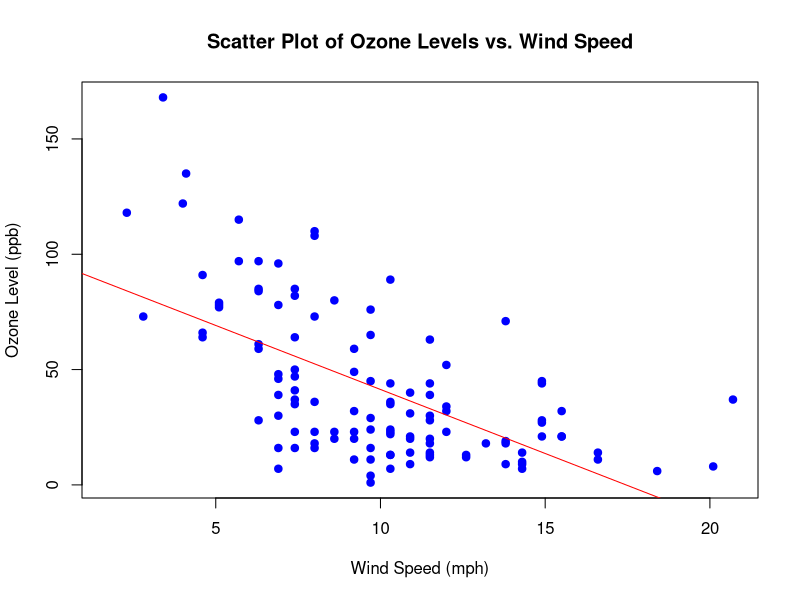

Here is the R script that generated this plot:
## ---- chunk 1
#| label: airquality dataset 

# Load the airquality dataset
data(airquality) 
head(airquality)

## ---- chunk 2
#| label: plot

# Scatter plot - Ozone levels vs. Wind speed
plot(airquality$Wind, airquality$Ozone, 
     xlab = "Wind Speed (mph)", ylab = "Ozone Level (ppb)", 
     main = "Scatter Plot of Ozone Levels vs. Wind Speed",
     col = "blue", pch = 19)
abline(lm(Ozone ~ Wind, data = airquality), col = "red")
## ---- chunk 3
#| label: summary ozone

# Summary statistics for ozone levels
summary(airquality$Ozone)
## ---- chunk 4
#| label: summary wind

# Summary statistics for wind speed
summary(airquality$Wind)
